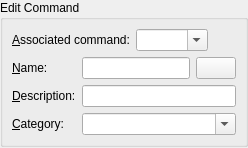
<?xml version="1.0" encoding="UTF-8"?>
<ui version="4.0">
 <class>CmdBindingEditWidget</class>
 <widget class="QWidget" name="CmdBindingEditWidget">
  <layout class="QVBoxLayout" name="verticalLayout">
   <property name="margin">
    <number>0</number>
   </property>
   <item>
    <widget class="QGroupBox" name="gbEdit">
     <property name="title">
      <string>Edit Command</string>
     </property>
     <property name="flat">
      <bool>true</bool>
     </property>
     <layout class="QVBoxLayout">
      <item>
       <layout class="QHBoxLayout">
        <property name="margin">
         <number>0</number>
        </property>
        <item>
         <widget class="QLabel" name="lblCommand">
          <property name="text">
           <string>&amp;Associated command:</string>
          </property>
          <property name="buddy">
           <cstring>cmbCommand</cstring>
          </property>
         </widget>
        </item>
        <item>
         <widget class="KComboBox" name="cmbCommand">
          <property name="editable">
           <bool>true</bool>
          </property>
          <property name="autoCompletionCaseSensitivity">
           <enum>Qt::CaseSensitive</enum>
          </property>
          <property name="autoCompletion">
           <bool>false</bool>
          </property>
         </widget>
        </item>
        <item>
         <spacer>
          <property name="orientation">
           <enum>Qt::Horizontal</enum>
          </property>
          <property name="sizeHint" stdset="0">
           <size>
            <width>1</width>
            <height>0</height>
           </size>
          </property>
         </spacer>
        </item>
       </layout>
      </item>
      <item>
       <layout class="QFormLayout" name="formLayout">
        <property name="margin">
         <number>0</number>
        </property>
        <item row="0" column="0">
         <widget class="QLabel" name="lblName">
          <property name="text">
           <string>&amp;Name:</string>
          </property>
          <property name="buddy">
           <cstring>edtName</cstring>
          </property>
         </widget>
        </item>
        <item row="0" column="1">
         <layout class="QHBoxLayout">
          <property name="margin">
           <number>0</number>
          </property>
          <item>
           <widget class="KLineEdit" name="edtName"/>
          </item>
          <item>
           <widget class="KIconButton" name="btnIcon">
            <property name="toolTip">
             <string>Choose an icon.</string>
            </property>
            <property name="whatsThis">
             <string>&lt;p&gt;This icon will be displayed in the menu and toolbar.&lt;/p&gt;</string>
            </property>
            <property name="text">
             <string/>
            </property>
           </widget>
          </item>
         </layout>
        </item>
        <item row="1" column="0">
         <widget class="QLabel" name="lblDescription">
          <property name="text">
           <string>&amp;Description:</string>
          </property>
          <property name="buddy">
           <cstring>edtDescription</cstring>
          </property>
         </widget>
        </item>
        <item row="1" column="1">
         <widget class="KLineEdit" name="edtDescription"/>
        </item>
        <item row="2" column="0">
         <widget class="QLabel" name="lblCategory">
          <property name="text">
           <string>&amp;Category:</string>
          </property>
          <property name="buddy">
           <cstring>cmbCategory</cstring>
          </property>
         </widget>
        </item>
        <item row="2" column="1">
         <widget class="KComboBox" name="cmbCategory">
          <property name="editable">
           <bool>true</bool>
          </property>
          <property name="autoCompletionCaseSensitivity">
           <enum>Qt::CaseSensitive</enum>
          </property>
          <property name="autoCompletion">
           <bool>false</bool>
          </property>
         </widget>
        </item>
       </layout>
      </item>
     </layout>
    </widget>
   </item>
   <item>
    <spacer>
     <property name="orientation">
      <enum>Qt::Vertical</enum>
     </property>
     <property name="sizeHint" stdset="0">
      <size>
       <width>0</width>
       <height>1</height>
      </size>
     </property>
    </spacer>
   </item>
  </layout>
 </widget>
 <customwidgets>
  <customwidget>
   <class>KIconButton</class>
   <extends>QPushButton</extends>
   <header>kicondialog.h</header>
  </customwidget>
  <customwidget>
   <class>KLineEdit</class>
   <extends>QLineEdit</extends>
   <header>klineedit.h</header>
  </customwidget>
  <customwidget>
   <class>KComboBox</class>
   <extends>QComboBox</extends>
   <header>kcombobox.h</header>
  </customwidget>
 </customwidgets>
 <tabstops>
  <tabstop>edtName</tabstop>
  <tabstop>edtDescription</tabstop>
  <tabstop>cmbCategory</tabstop>
  <tabstop>cmbCommand</tabstop>
 </tabstops>
 <connections/>
</ui>
